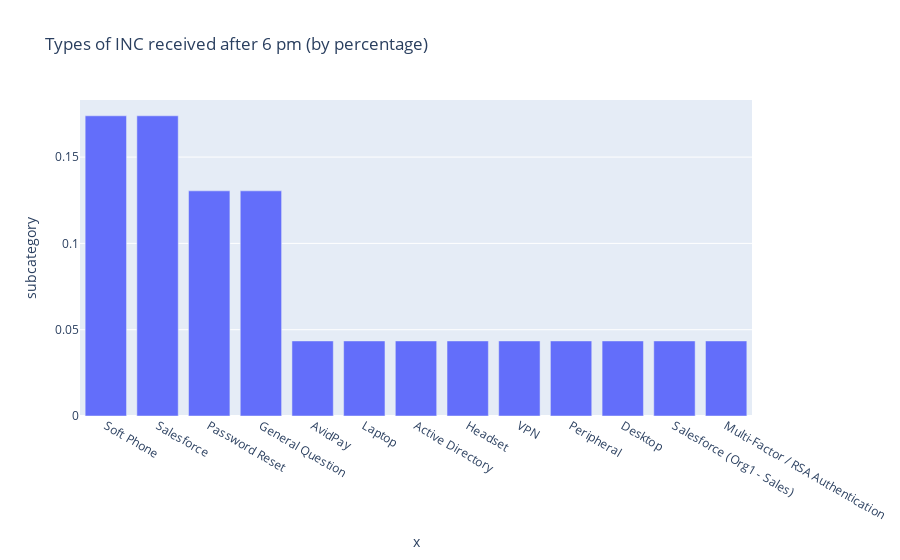

This figure's notebook cell:
### Markdown cell above
### Types of INC received after 6 pm (by percentage)

### Code cell
# df_lots_of_time['subcategory'].value_counts().head()
df_cat = df_main[ df_main['subcategory'] != '' ]
fig = px.bar(df_cat['subcategory'][df_cat['subcategory']!=0].value_counts(normalize=True, ascending=False),
             x=df_cat['subcategory'][df_cat['subcategory']!=0].value_counts().index,
             y='subcategory', title='Types of INC received after 6 pm (by percentage)')
fig.show()

### Figure 1 — Plotly figure (JSON) as saved in the notebook; plotly's stock layout.template omitted (floating-point values rounded to 4 significant figures)
{"data": [{"alignmentgroup": "True", "hovertemplate": "x=%{x}<br>subcategory=%{y}<extra></extra>", "legendgroup": "", "marker": {"color": "#636efa"}, "name": "", "offsetgroup": "", "orientation": "v", "showlegend": false, "textposition": "auto", "type": "bar", "x": ["Soft Phone", "Salesforce", "Password Reset", "General Question", "AvidPay", "Laptop", "Active Directory", "Headset", "VPN", "Peripheral", "Desktop", "Salesforce (Org1 - Sales)", "Multi-Factor / RSA Authentication"], "xaxis": "x", "y": [0.1739, 0.1739, 0.1304, 0.1304, 0.04348, 0.04348, 0.04348, 0.04348, 0.04348, 0.04348, 0.04348, 0.04348, 0.04348], "yaxis": "y"}], "layout": {"barmode": "relative", "legend": {"tracegroupgap": 0}, "title": {"text": "Types of INC received after 6 pm (by percentage)"}, "xaxis": {"anchor": "y", "domain": [0, 1], "title": {"text": "x"}}, "yaxis": {"anchor": "x", "domain": [0, 1], "title": {"text": "subcategory"}}}}
